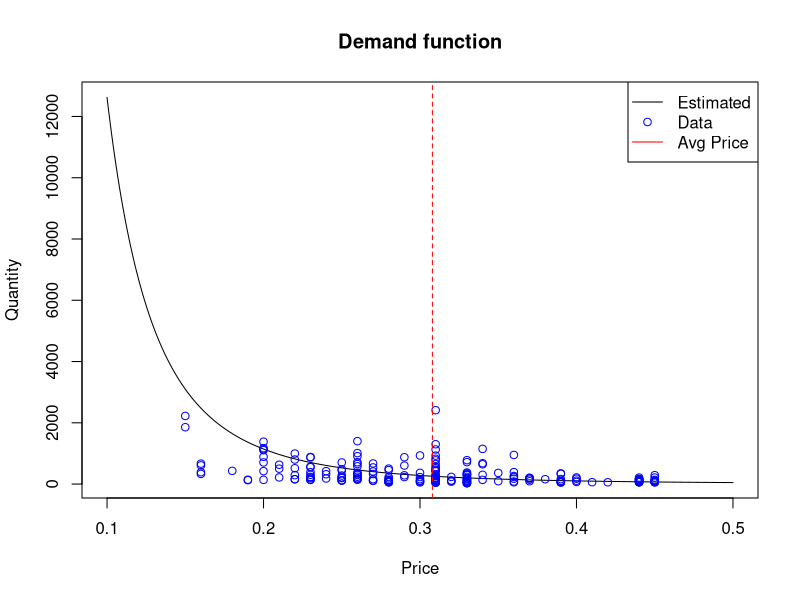
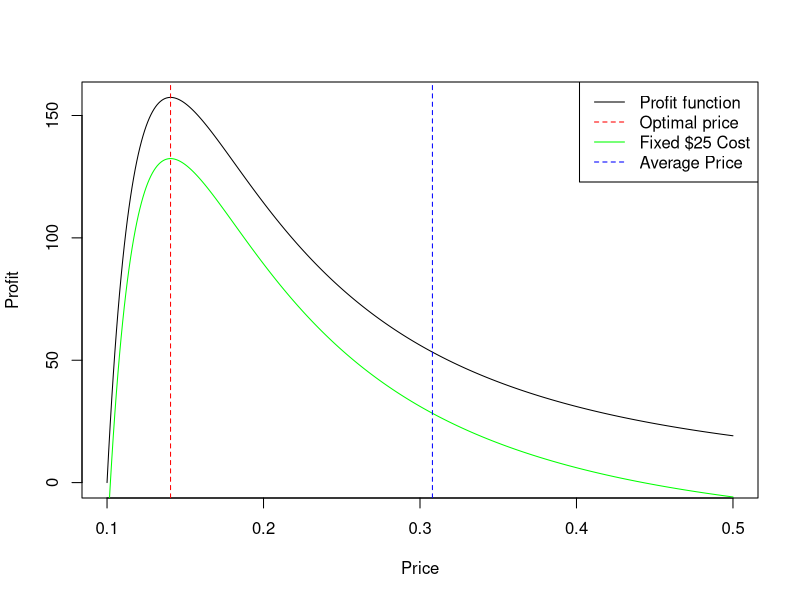

These figures' R source, in order:
rm(list=ls())

test = read.csv("test_data.csv")

# Variables for log of number of sales and prices
test$logSales = log(test$Unit.Sales)
test$logPrice = log(test$Price)

# 2 products, 2 stores in data set - need one dummy variable for each
test$Product1 = 1*(test$Product == 1)
test$Store2 = 1*(test$Store == 2)

# Holiday and Promotions dummy variables
test$HolidayDummy = 1*(test$Holiday == "Holiday")
test$PromotionDummy = 1*(test$Promotion == "Yes")

# Linear regression
regression = lm(logSales ~ logPrice + Product1 + Store2 + logPrice*Product1 + HolidayDummy + PromotionDummy, test)

summary(regression)

# coefficients from the second regression
demand_results = regression$coefficients  

## demand function based on the regression results
demand_test = function(Price, Product1, Store2, HolidayDummy, PromotionDummy) {
  # Multiplying coefficients by their respective variable
  Q = exp(demand_results[1] + demand_results[2]*log(Price) + demand_results[3]*Product1 + demand_results[4]*Store2 + demand_results[5]*HolidayDummy + demand_results[6]*PromotionDummy + demand_results[7]*log(Price)*Product1)
  # make sure that demand is not negative
  Q[which(Q < 0)] = 0 
  return(as.numeric(Q))
}


## plot predicted demand
# creates grid of all prices between these ranges
price_grid = seq( 
  from = 0.1,
  to = .5, 
  by = .001)

## Input values for demand test for "price_grid" prices for Product 1 at Store 2, on a non-Holiday, non-Promotion week
demand_grid = demand_test(price_grid, 1, 1, 0, 0) 

#Plot demand function
plot(x = price_grid, 
     y = demand_grid, 
     xlab = "Price", 
     ylab = "Quantity", 
     type ="l",# linetype. 1 = solid line. Default option is 1. 
     lty = 1, 
     main = "Demand function") ## now type is line 

## add a layer of data points
points(x = test$Price, 
       y = test$Unit.Sales,
       col = "blue")  

# mean of data points
abline(v = mean(test$Price),  
       lty = 2, ## linetype. 2 = dash 
       col = 'red')

legend("topright",
       legend = c("Estimated", "Data", "Avg Price"),
       lty=c(1,NA),
       pch=c(NA, 1),
       col= c("black", "blue", "red"))

summary(test$Price)

## Create a graph that shows maximum profitability pricing
# Define profit function based on the demand calculated for each price
profit_test <- function(Price, Product1, Store2, HolidayDummy, PromotionDummy, unit_cost, fixed_cost) {
  quantity = demand_test(Price, Product1, Store2, HolidayDummy, PromotionDummy) ## compute the demand given price
  profit = quantity * Price - quantity * unit_cost - fixed_cost ## compute profit
  return(profit)
}

## profit in the grid points assuming unit_costs = 0.1
price_grid = seq(from = 0.1, 
                 to = .5, 
                 by = .001)

# Profit assuming zero fixed cost, 0.1 per unit, Product 1, Store 2, Non-Holiday, Non-Promotion
profit_grid = profit_test(P = price_grid, 
                             Product1 = 1, 
                             Store2 = 1, 
                             HolidayDummy = 0,
                             PromotionDummy = 0,
                             unit_cost = .1, 
                             fixed_cost = 0)

# Profit assuming $25 fixed cost, 0.1 per unit, Product 1, Store 2, Non-Holiday, Non-Promotion
profit_grid_25 = profit_test(P = price_grid, 
                             Product1 = 1, 
                             Store2 = 1, 
                             HolidayDummy = 0,
                             PromotionDummy = 0,
                             unit_cost = .1, 
                             fixed_cost = 25)


## Optimize profit. Find the price that gives us the highest profit based on demand
optimal_results = optim(par = .5, # starting point for price - highest price 
                        fn = profit_test,  # function to maximize 
                        Product1 = 1, # other fixed input variables of the profit function
                        Store2 = 1, 
                        HolidayDummy = 0,
                        PromotionDummy = 0,
                        unit_cost = 0.1, 
                        fixed_cost = 0, 
                        method = "BFGS",              
                        control = list(fnscale = -1))  #fnscale negative makes this a maximization function


#Plot zero fixed cost profit grid
plot(x = price_grid, 
     y = profit_grid, 
     xlab = "Price", 
     ylab = "Profit", 
     type ="l")

#Plot $25 fixed cost profit grid
lines(x = price_grid,
      y = profit_grid_25,
      col = "green")

#Find price that provides highest amount of profit
abline(v = optimal_results$par, ## x-intercept of the vertical line  
       lty = 2, ## linetype. 2 = dash 
       col = 'red')

#Draw a line at the mean price
abline(v = mean(test$Price), ## x-intercept of the vertical line  
       lty = 2, ## linetype. 2 = dash 
       col = 'blue')


legend("topright",
       legend = c("Profit function", "Optimal price", "Fixed $25 Cost", "Average Price"),
       lty = c(1,2),
       col = c("black", "red", "green", "blue"))